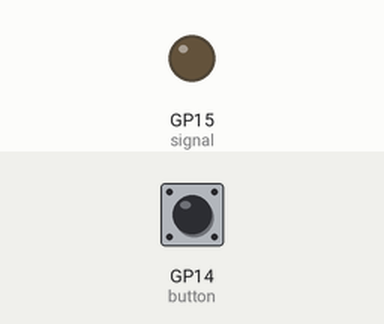
The program below on a simulated Raspberry Pi Pico running MicroPython. Parts: output pins drawn as LEDs (lit = HIGH). The test bench sets the inputs (shaded band); at power-on: GP14 (button) LOW.

Above: at 1.2 s.
1.3 s: GP14 (button) pulled HIGH for 0.15 s
At 1.37 s:
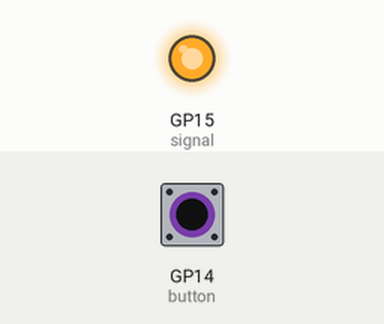
2.9 s: GP14 (button) pulled HIGH for 3.2 s
At 7.2 s:
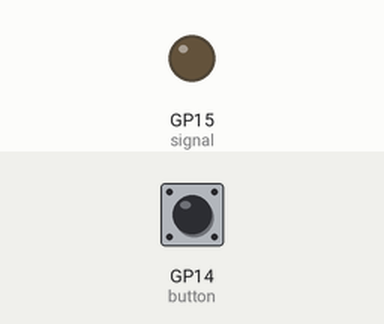
Timing chart, 0 to 8.7 s (numbered marks = the images above; inputs shaded):
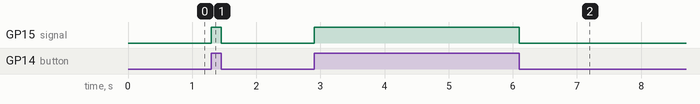

Measured:
- after the input at 1.3 s, GP15 (signal): LOW → HIGH at once, → LOW 0.15 s later
- after the input at 2.9 s, GP15 (signal): LOW → HIGH at once, → LOW 3.2 s later

The program:

transistors-simple.py
```python
import machine
button = machine.Pin(14, machine.Pin.IN)
signal = machine.Pin(15, machine.Pin.OUT)

# pressing the button should toggle the LED on and off
while True:
    button_status = button.value()
    if button_status== 1:
        signal.value(1)
    elif button_status == 0:
        signal.value(0)
```
